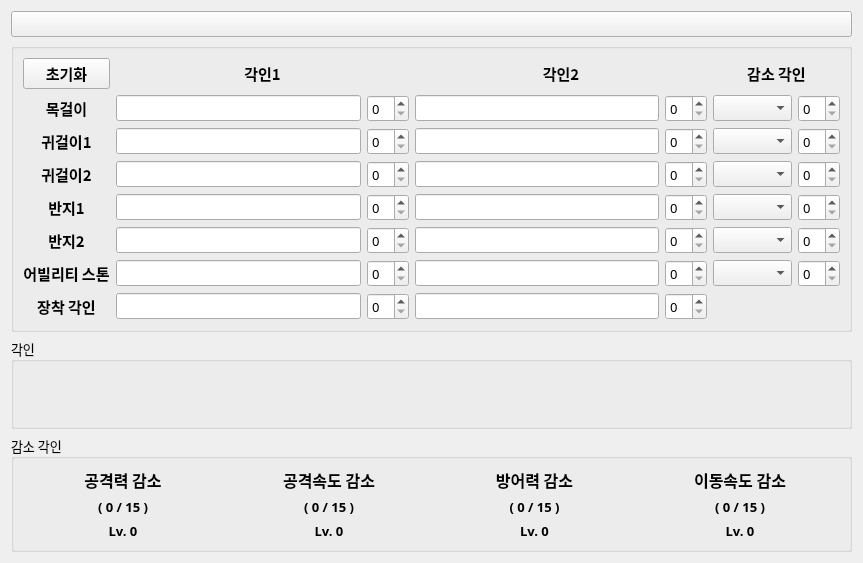
<?xml version="1.0" encoding="UTF-8"?>
<ui version="4.0">
 <class>EngraveSimulator</class>
 <widget class="QWidget" name="EngraveSimulator">
  <property name="geometry">
   <rect>
    <x>0</x>
    <y>0</y>
    <width>863</width>
    <height>563</height>
   </rect>
  </property>
  <property name="windowTitle">
   <string>Form</string>
  </property>
  <property name="autoFillBackground">
   <bool>true</bool>
  </property>
  <layout class="QVBoxLayout" name="verticalLayout">
   <item>
    <widget class="QPushButton" name="pbHome">
     <property name="enabled">
      <bool>true</bool>
     </property>
     <property name="font">
      <font>
       <family>나눔스퀘어_ac Bold</family>
       <pointsize>10</pointsize>
       <bold>true</bold>
      </font>
     </property>
     <property name="text">
      <string/>
     </property>
    </widget>
   </item>
   <item>
    <widget class="QGroupBox" name="groupBox">
     <property name="title">
      <string/>
     </property>
     <layout class="QGridLayout" name="gridLayout">
      <item row="5" column="0">
       <widget class="QLabel" name="lbRing1">
        <property name="font">
         <font>
          <family>나눔스퀘어 네오 Bold</family>
          <pointsize>11</pointsize>
          <bold>true</bold>
         </font>
        </property>
        <property name="text">
         <string>반지1</string>
        </property>
        <property name="alignment">
         <set>Qt::AlignCenter</set>
        </property>
       </widget>
      </item>
      <item row="6" column="1">
       <layout class="QHBoxLayout" name="horizontalLayout_16">
        <item>
         <widget class="QLineEdit" name="leRing3">
          <property name="font">
           <font>
            <family>나눔스퀘어 네오 Regular</family>
            <pointsize>10</pointsize>
           </font>
          </property>
          <property name="clearButtonEnabled">
           <bool>true</bool>
          </property>
         </widget>
        </item>
        <item>
         <widget class="QSpinBox" name="spbRing3">
          <property name="font">
           <font>
            <family>나눔스퀘어 네오 Regular</family>
            <pointsize>10</pointsize>
           </font>
          </property>
         </widget>
        </item>
       </layout>
      </item>
      <item row="7" column="1">
       <layout class="QHBoxLayout" name="horizontalLayout_19">
        <item>
         <widget class="QLineEdit" name="leStone1">
          <property name="font">
           <font>
            <family>나눔스퀘어 네오 Regular</family>
            <pointsize>10</pointsize>
           </font>
          </property>
          <property name="clearButtonEnabled">
           <bool>true</bool>
          </property>
         </widget>
        </item>
        <item>
         <widget class="QSpinBox" name="spbStone1">
          <property name="font">
           <font>
            <family>나눔스퀘어 네오 Regular</family>
            <pointsize>10</pointsize>
           </font>
          </property>
         </widget>
        </item>
       </layout>
      </item>
      <item row="2" column="3">
       <layout class="QHBoxLayout" name="horizontalLayout_6">
        <item>
         <widget class="QComboBox" name="cbNeckPenalty">
          <property name="font">
           <font>
            <family>나눔스퀘어 네오 Regular</family>
            <pointsize>10</pointsize>
            <bold>false</bold>
           </font>
          </property>
         </widget>
        </item>
        <item>
         <widget class="QSpinBox" name="spbNeckPenalty">
          <property name="font">
           <font>
            <family>나눔스퀘어 네오 Regular</family>
            <pointsize>10</pointsize>
           </font>
          </property>
         </widget>
        </item>
       </layout>
      </item>
      <item row="2" column="2">
       <layout class="QHBoxLayout" name="horizontalLayout_5">
        <item>
         <widget class="QLineEdit" name="leNeck2">
          <property name="font">
           <font>
            <family>나눔스퀘어 네오 Regular</family>
            <pointsize>10</pointsize>
           </font>
          </property>
          <property name="clearButtonEnabled">
           <bool>true</bool>
          </property>
         </widget>
        </item>
        <item>
         <widget class="QSpinBox" name="spbNeck2">
          <property name="font">
           <font>
            <family>나눔스퀘어 네오 Regular</family>
            <pointsize>10</pointsize>
           </font>
          </property>
         </widget>
        </item>
       </layout>
      </item>
      <item row="4" column="2">
       <layout class="QHBoxLayout" name="horizontalLayout_11">
        <item>
         <widget class="QLineEdit" name="leEar4">
          <property name="font">
           <font>
            <family>나눔스퀘어 네오 Regular</family>
            <pointsize>10</pointsize>
           </font>
          </property>
          <property name="clearButtonEnabled">
           <bool>true</bool>
          </property>
         </widget>
        </item>
        <item>
         <widget class="QSpinBox" name="spbEar4">
          <property name="font">
           <font>
            <family>나눔스퀘어 네오 Regular</family>
            <pointsize>10</pointsize>
           </font>
          </property>
         </widget>
        </item>
       </layout>
      </item>
      <item row="0" column="3">
       <widget class="QLabel" name="lbPenalty">
        <property name="font">
         <font>
          <family>나눔스퀘어 네오 Bold</family>
          <pointsize>11</pointsize>
          <bold>true</bold>
         </font>
        </property>
        <property name="text">
         <string>감소 각인</string>
        </property>
        <property name="alignment">
         <set>Qt::AlignCenter</set>
        </property>
       </widget>
      </item>
      <item row="6" column="3">
       <layout class="QHBoxLayout" name="horizontalLayout_18">
        <item>
         <widget class="QComboBox" name="cbRingPenalty2">
          <property name="font">
           <font>
            <family>나눔스퀘어 네오 Regular</family>
            <pointsize>10</pointsize>
            <bold>false</bold>
           </font>
          </property>
         </widget>
        </item>
        <item>
         <widget class="QSpinBox" name="spbRingPenalty2">
          <property name="font">
           <font>
            <family>나눔스퀘어 네오 Regular</family>
            <pointsize>10</pointsize>
           </font>
          </property>
         </widget>
        </item>
       </layout>
      </item>
      <item row="8" column="3">
       <layout class="QHBoxLayout" name="horizontalLayout_3"/>
      </item>
      <item row="2" column="0">
       <widget class="QLabel" name="lbNeck">
        <property name="font">
         <font>
          <family>나눔스퀘어 네오 Bold</family>
          <pointsize>11</pointsize>
          <bold>true</bold>
         </font>
        </property>
        <property name="text">
         <string>목걸이</string>
        </property>
        <property name="alignment">
         <set>Qt::AlignCenter</set>
        </property>
       </widget>
      </item>
      <item row="6" column="2">
       <layout class="QHBoxLayout" name="horizontalLayout_17">
        <item>
         <widget class="QLineEdit" name="leRing4">
          <property name="font">
           <font>
            <family>나눔스퀘어 네오 Regular</family>
            <pointsize>10</pointsize>
           </font>
          </property>
          <property name="clearButtonEnabled">
           <bool>true</bool>
          </property>
         </widget>
        </item>
        <item>
         <widget class="QSpinBox" name="spbRing4">
          <property name="font">
           <font>
            <family>나눔스퀘어 네오 Regular</family>
            <pointsize>10</pointsize>
           </font>
          </property>
         </widget>
        </item>
       </layout>
      </item>
      <item row="4" column="1">
       <layout class="QHBoxLayout" name="horizontalLayout_10">
        <item>
         <widget class="QLineEdit" name="leEar3">
          <property name="font">
           <font>
            <family>나눔스퀘어 네오 Regular</family>
            <pointsize>10</pointsize>
           </font>
          </property>
          <property name="clearButtonEnabled">
           <bool>true</bool>
          </property>
         </widget>
        </item>
        <item>
         <widget class="QSpinBox" name="spbEar3">
          <property name="font">
           <font>
            <family>나눔스퀘어 네오 Regular</family>
            <pointsize>10</pointsize>
           </font>
          </property>
         </widget>
        </item>
       </layout>
      </item>
      <item row="7" column="2">
       <layout class="QHBoxLayout" name="horizontalLayout_20">
        <item>
         <widget class="QLineEdit" name="leStone2">
          <property name="font">
           <font>
            <family>나눔스퀘어 네오 Regular</family>
            <pointsize>10</pointsize>
           </font>
          </property>
          <property name="clearButtonEnabled">
           <bool>true</bool>
          </property>
         </widget>
        </item>
        <item>
         <widget class="QSpinBox" name="spbStone2">
          <property name="font">
           <font>
            <family>나눔스퀘어 네오 Regular</family>
            <pointsize>10</pointsize>
           </font>
          </property>
         </widget>
        </item>
       </layout>
      </item>
      <item row="7" column="3">
       <layout class="QHBoxLayout" name="horizontalLayout_21">
        <item>
         <widget class="QComboBox" name="cbStonePenalty">
          <property name="font">
           <font>
            <family>나눔스퀘어 네오 Regular</family>
            <pointsize>10</pointsize>
            <bold>false</bold>
           </font>
          </property>
         </widget>
        </item>
        <item>
         <widget class="QSpinBox" name="spbStonePenalty">
          <property name="font">
           <font>
            <family>나눔스퀘어 네오 Regular</family>
            <pointsize>10</pointsize>
           </font>
          </property>
         </widget>
        </item>
       </layout>
      </item>
      <item row="0" column="1">
       <widget class="QLabel" name="lbEngrave1">
        <property name="font">
         <font>
          <family>나눔스퀘어 네오 Bold</family>
          <pointsize>11</pointsize>
          <bold>true</bold>
         </font>
        </property>
        <property name="text">
         <string>각인1</string>
        </property>
        <property name="alignment">
         <set>Qt::AlignCenter</set>
        </property>
       </widget>
      </item>
      <item row="3" column="3">
       <layout class="QHBoxLayout" name="horizontalLayout_9">
        <item>
         <widget class="QComboBox" name="cbEarPenalty1">
          <property name="font">
           <font>
            <family>나눔스퀘어 네오 Regular</family>
            <pointsize>10</pointsize>
            <bold>false</bold>
           </font>
          </property>
         </widget>
        </item>
        <item>
         <widget class="QSpinBox" name="spbEarPenalty1">
          <property name="font">
           <font>
            <family>나눔스퀘어 네오 Regular</family>
            <pointsize>10</pointsize>
           </font>
          </property>
         </widget>
        </item>
       </layout>
      </item>
      <item row="3" column="2">
       <layout class="QHBoxLayout" name="horizontalLayout_8">
        <item>
         <widget class="QLineEdit" name="leEar2">
          <property name="font">
           <font>
            <family>나눔스퀘어 네오 Regular</family>
            <pointsize>10</pointsize>
           </font>
          </property>
          <property name="clearButtonEnabled">
           <bool>true</bool>
          </property>
         </widget>
        </item>
        <item>
         <widget class="QSpinBox" name="spbEar2">
          <property name="font">
           <font>
            <family>나눔스퀘어 네오 Regular</family>
            <pointsize>10</pointsize>
           </font>
          </property>
         </widget>
        </item>
       </layout>
      </item>
      <item row="0" column="2">
       <widget class="QLabel" name="lbEngrave2">
        <property name="font">
         <font>
          <family>나눔스퀘어 네오 Bold</family>
          <pointsize>11</pointsize>
          <bold>true</bold>
         </font>
        </property>
        <property name="text">
         <string>각인2</string>
        </property>
        <property name="alignment">
         <set>Qt::AlignCenter</set>
        </property>
       </widget>
      </item>
      <item row="5" column="2">
       <layout class="QHBoxLayout" name="horizontalLayout_14">
        <item>
         <widget class="QLineEdit" name="leRing2">
          <property name="font">
           <font>
            <family>나눔스퀘어 네오 Regular</family>
            <pointsize>10</pointsize>
           </font>
          </property>
          <property name="clearButtonEnabled">
           <bool>true</bool>
          </property>
         </widget>
        </item>
        <item>
         <widget class="QSpinBox" name="spbRing2">
          <property name="font">
           <font>
            <family>나눔스퀘어 네오 Regular</family>
            <pointsize>10</pointsize>
           </font>
          </property>
         </widget>
        </item>
       </layout>
      </item>
      <item row="4" column="3">
       <layout class="QHBoxLayout" name="horizontalLayout_12">
        <item>
         <widget class="QComboBox" name="cbEarPenalty2">
          <property name="font">
           <font>
            <family>나눔스퀘어 네오 Regular</family>
            <pointsize>10</pointsize>
            <bold>false</bold>
           </font>
          </property>
         </widget>
        </item>
        <item>
         <widget class="QSpinBox" name="spbEarPenalty2">
          <property name="font">
           <font>
            <family>나눔스퀘어 네오 Regular</family>
            <pointsize>10</pointsize>
           </font>
          </property>
         </widget>
        </item>
       </layout>
      </item>
      <item row="5" column="3">
       <layout class="QHBoxLayout" name="horizontalLayout_15">
        <item>
         <widget class="QComboBox" name="cbRingPenalty1">
          <property name="font">
           <font>
            <family>나눔스퀘어 네오 Regular</family>
            <pointsize>10</pointsize>
            <bold>false</bold>
           </font>
          </property>
         </widget>
        </item>
        <item>
         <widget class="QSpinBox" name="spbRingPenalty1">
          <property name="font">
           <font>
            <family>나눔스퀘어 네오 Regular</family>
            <pointsize>10</pointsize>
           </font>
          </property>
         </widget>
        </item>
       </layout>
      </item>
      <item row="8" column="2">
       <layout class="QHBoxLayout" name="horizontalLayout_2">
        <item>
         <widget class="QLineEdit" name="leEquip2">
          <property name="font">
           <font>
            <family>나눔스퀘어 네오 Regular</family>
            <pointsize>10</pointsize>
           </font>
          </property>
          <property name="clearButtonEnabled">
           <bool>true</bool>
          </property>
         </widget>
        </item>
        <item>
         <widget class="QSpinBox" name="spbEquip2">
          <property name="font">
           <font>
            <family>나눔스퀘어 네오 Regular</family>
            <pointsize>10</pointsize>
           </font>
          </property>
         </widget>
        </item>
       </layout>
      </item>
      <item row="7" column="0">
       <widget class="QLabel" name="lbStone">
        <property name="font">
         <font>
          <family>나눔스퀘어 네오 Bold</family>
          <pointsize>11</pointsize>
          <bold>true</bold>
         </font>
        </property>
        <property name="text">
         <string>어빌리티 스톤</string>
        </property>
        <property name="alignment">
         <set>Qt::AlignCenter</set>
        </property>
       </widget>
      </item>
      <item row="4" column="0">
       <widget class="QLabel" name="lbEar2">
        <property name="font">
         <font>
          <family>나눔스퀘어 네오 Bold</family>
          <pointsize>11</pointsize>
          <bold>true</bold>
         </font>
        </property>
        <property name="text">
         <string>귀걸이2</string>
        </property>
        <property name="alignment">
         <set>Qt::AlignCenter</set>
        </property>
       </widget>
      </item>
      <item row="8" column="0">
       <widget class="QLabel" name="lbEquip">
        <property name="font">
         <font>
          <family>나눔스퀘어 네오 Bold</family>
          <pointsize>11</pointsize>
          <bold>true</bold>
         </font>
        </property>
        <property name="text">
         <string>장착 각인</string>
        </property>
        <property name="alignment">
         <set>Qt::AlignCenter</set>
        </property>
       </widget>
      </item>
      <item row="3" column="0">
       <widget class="QLabel" name="lbEar1">
        <property name="font">
         <font>
          <family>나눔스퀘어 네오 Bold</family>
          <pointsize>11</pointsize>
          <bold>true</bold>
         </font>
        </property>
        <property name="text">
         <string>귀걸이1</string>
        </property>
        <property name="alignment">
         <set>Qt::AlignCenter</set>
        </property>
       </widget>
      </item>
      <item row="5" column="1">
       <layout class="QHBoxLayout" name="horizontalLayout_13">
        <item>
         <widget class="QLineEdit" name="leRing1">
          <property name="font">
           <font>
            <family>나눔스퀘어 네오 Regular</family>
            <pointsize>10</pointsize>
           </font>
          </property>
          <property name="clearButtonEnabled">
           <bool>true</bool>
          </property>
         </widget>
        </item>
        <item>
         <widget class="QSpinBox" name="spbRing1">
          <property name="font">
           <font>
            <family>나눔스퀘어 네오 Regular</family>
            <pointsize>10</pointsize>
           </font>
          </property>
         </widget>
        </item>
       </layout>
      </item>
      <item row="6" column="0">
       <widget class="QLabel" name="lbRing2">
        <property name="font">
         <font>
          <family>나눔스퀘어 네오 Bold</family>
          <pointsize>11</pointsize>
          <bold>true</bold>
         </font>
        </property>
        <property name="text">
         <string>반지2</string>
        </property>
        <property name="alignment">
         <set>Qt::AlignCenter</set>
        </property>
       </widget>
      </item>
      <item row="0" column="0">
       <widget class="QPushButton" name="pbClearAll">
        <property name="font">
         <font>
          <family>나눔스퀘어 네오 Bold</family>
          <pointsize>11</pointsize>
          <bold>true</bold>
         </font>
        </property>
        <property name="text">
         <string>초기화</string>
        </property>
       </widget>
      </item>
      <item row="8" column="1">
       <layout class="QHBoxLayout" name="horizontalLayout">
        <item>
         <widget class="QLineEdit" name="leEquip1">
          <property name="font">
           <font>
            <family>나눔스퀘어 네오 Regular</family>
            <pointsize>10</pointsize>
           </font>
          </property>
          <property name="clearButtonEnabled">
           <bool>true</bool>
          </property>
         </widget>
        </item>
        <item>
         <widget class="QSpinBox" name="spbEquip1">
          <property name="font">
           <font>
            <family>나눔스퀘어 네오 Regular</family>
            <pointsize>10</pointsize>
           </font>
          </property>
         </widget>
        </item>
       </layout>
      </item>
      <item row="3" column="1">
       <layout class="QHBoxLayout" name="horizontalLayout_7">
        <item>
         <widget class="QLineEdit" name="leEar1">
          <property name="font">
           <font>
            <family>나눔스퀘어 네오 Regular</family>
            <pointsize>10</pointsize>
           </font>
          </property>
          <property name="clearButtonEnabled">
           <bool>true</bool>
          </property>
         </widget>
        </item>
        <item>
         <widget class="QSpinBox" name="spbEar1">
          <property name="font">
           <font>
            <family>나눔스퀘어 네오 Regular</family>
            <pointsize>10</pointsize>
           </font>
          </property>
         </widget>
        </item>
       </layout>
      </item>
      <item row="2" column="1">
       <layout class="QHBoxLayout" name="horizontalLayout_4">
        <item>
         <widget class="QLineEdit" name="leNeck1">
          <property name="font">
           <font>
            <family>나눔스퀘어 네오 Regular</family>
            <pointsize>10</pointsize>
           </font>
          </property>
          <property name="clearButtonEnabled">
           <bool>true</bool>
          </property>
         </widget>
        </item>
        <item>
         <widget class="QSpinBox" name="spbNeck1">
          <property name="font">
           <font>
            <family>나눔스퀘어 네오 Regular</family>
            <pointsize>10</pointsize>
           </font>
          </property>
         </widget>
        </item>
       </layout>
      </item>
     </layout>
    </widget>
   </item>
   <item>
    <widget class="QGroupBox" name="groupEngrave">
     <property name="font">
      <font>
       <family>나눔스퀘어 네오 Regular</family>
       <pointsize>10</pointsize>
      </font>
     </property>
     <property name="title">
      <string>각인</string>
     </property>
    </widget>
   </item>
   <item>
    <widget class="QGroupBox" name="groupPenalty">
     <property name="font">
      <font>
       <family>나눔스퀘어 네오 Regular</family>
       <pointsize>10</pointsize>
      </font>
     </property>
     <property name="title">
      <string>감소 각인</string>
     </property>
     <layout class="QHBoxLayout" name="horizontalLayout_22">
      <item>
       <layout class="QVBoxLayout" name="verticalLayout_2">
        <item>
         <widget class="QLabel" name="lbNameAtt">
          <property name="font">
           <font>
            <family>나눔스퀘어 네오 Bold</family>
            <pointsize>12</pointsize>
            <bold>true</bold>
           </font>
          </property>
          <property name="text">
           <string>공격력 감소</string>
          </property>
          <property name="alignment">
           <set>Qt::AlignCenter</set>
          </property>
         </widget>
        </item>
        <item>
         <widget class="QLabel" name="lbValueAtt">
          <property name="font">
           <font>
            <family>나눔스퀘어 네오 Bold</family>
            <pointsize>10</pointsize>
            <bold>true</bold>
           </font>
          </property>
          <property name="text">
           <string>( 0 / 15 )</string>
          </property>
          <property name="alignment">
           <set>Qt::AlignCenter</set>
          </property>
         </widget>
        </item>
        <item>
         <widget class="QLabel" name="lbLvAtt">
          <property name="font">
           <font>
            <family>나눔스퀘어 네오 Bold</family>
            <pointsize>10</pointsize>
            <bold>true</bold>
           </font>
          </property>
          <property name="text">
           <string>Lv. 0</string>
          </property>
          <property name="alignment">
           <set>Qt::AlignCenter</set>
          </property>
         </widget>
        </item>
       </layout>
      </item>
      <item>
       <layout class="QVBoxLayout" name="verticalLayout_3">
        <item>
         <widget class="QLabel" name="lbNameAttSpd">
          <property name="font">
           <font>
            <family>나눔스퀘어 네오 Bold</family>
            <pointsize>12</pointsize>
            <bold>true</bold>
           </font>
          </property>
          <property name="text">
           <string>공격속도 감소</string>
          </property>
          <property name="alignment">
           <set>Qt::AlignCenter</set>
          </property>
         </widget>
        </item>
        <item>
         <widget class="QLabel" name="lbValueAttSpd">
          <property name="font">
           <font>
            <family>나눔스퀘어 네오 Bold</family>
            <pointsize>10</pointsize>
            <bold>true</bold>
           </font>
          </property>
          <property name="text">
           <string>( 0 / 15 )</string>
          </property>
          <property name="alignment">
           <set>Qt::AlignCenter</set>
          </property>
         </widget>
        </item>
        <item>
         <widget class="QLabel" name="lbLvAttSpd">
          <property name="font">
           <font>
            <family>나눔스퀘어 네오 Bold</family>
            <pointsize>10</pointsize>
            <bold>true</bold>
           </font>
          </property>
          <property name="text">
           <string>Lv. 0</string>
          </property>
          <property name="alignment">
           <set>Qt::AlignCenter</set>
          </property>
         </widget>
        </item>
       </layout>
      </item>
      <item>
       <layout class="QVBoxLayout" name="verticalLayout_4">
        <item>
         <widget class="QLabel" name="lbNameDef">
          <property name="font">
           <font>
            <family>나눔스퀘어 네오 Bold</family>
            <pointsize>12</pointsize>
            <bold>true</bold>
           </font>
          </property>
          <property name="text">
           <string>방어력 감소</string>
          </property>
          <property name="alignment">
           <set>Qt::AlignCenter</set>
          </property>
         </widget>
        </item>
        <item>
         <widget class="QLabel" name="lbValueDef">
          <property name="font">
           <font>
            <family>나눔스퀘어 네오 Bold</family>
            <pointsize>10</pointsize>
            <bold>true</bold>
           </font>
          </property>
          <property name="text">
           <string>( 0 / 15 )</string>
          </property>
          <property name="alignment">
           <set>Qt::AlignCenter</set>
          </property>
         </widget>
        </item>
        <item>
         <widget class="QLabel" name="lbLvDef">
          <property name="font">
           <font>
            <family>나눔스퀘어 네오 Bold</family>
            <pointsize>10</pointsize>
            <bold>true</bold>
           </font>
          </property>
          <property name="text">
           <string>Lv. 0</string>
          </property>
          <property name="alignment">
           <set>Qt::AlignCenter</set>
          </property>
         </widget>
        </item>
       </layout>
      </item>
      <item>
       <layout class="QVBoxLayout" name="verticalLayout_5">
        <item>
         <widget class="QLabel" name="lbNameSpd">
          <property name="font">
           <font>
            <family>나눔스퀘어 네오 Bold</family>
            <pointsize>12</pointsize>
            <bold>true</bold>
           </font>
          </property>
          <property name="text">
           <string>이동속도 감소</string>
          </property>
          <property name="alignment">
           <set>Qt::AlignCenter</set>
          </property>
         </widget>
        </item>
        <item>
         <widget class="QLabel" name="lbValueSpd">
          <property name="font">
           <font>
            <family>나눔스퀘어 네오 Bold</family>
            <pointsize>10</pointsize>
            <bold>true</bold>
           </font>
          </property>
          <property name="text">
           <string>( 0 / 15 )</string>
          </property>
          <property name="alignment">
           <set>Qt::AlignCenter</set>
          </property>
         </widget>
        </item>
        <item>
         <widget class="QLabel" name="lbLvSpd">
          <property name="font">
           <font>
            <family>나눔스퀘어 네오 Bold</family>
            <pointsize>10</pointsize>
            <bold>true</bold>
           </font>
          </property>
          <property name="text">
           <string>Lv. 0</string>
          </property>
          <property name="alignment">
           <set>Qt::AlignCenter</set>
          </property>
         </widget>
        </item>
       </layout>
      </item>
     </layout>
    </widget>
   </item>
  </layout>
 </widget>
 <tabstops>
  <tabstop>leNeck1</tabstop>
  <tabstop>spbNeck1</tabstop>
  <tabstop>leNeck2</tabstop>
  <tabstop>spbNeck2</tabstop>
  <tabstop>cbNeckPenalty</tabstop>
  <tabstop>spbNeckPenalty</tabstop>
  <tabstop>leEar1</tabstop>
  <tabstop>spbEar1</tabstop>
  <tabstop>leEar2</tabstop>
  <tabstop>spbEar2</tabstop>
  <tabstop>cbEarPenalty1</tabstop>
  <tabstop>spbEarPenalty1</tabstop>
  <tabstop>leEar3</tabstop>
  <tabstop>spbEar3</tabstop>
  <tabstop>leEar4</tabstop>
  <tabstop>spbEar4</tabstop>
  <tabstop>cbEarPenalty2</tabstop>
  <tabstop>spbEarPenalty2</tabstop>
  <tabstop>leRing1</tabstop>
  <tabstop>spbRing1</tabstop>
  <tabstop>leRing2</tabstop>
  <tabstop>spbRing2</tabstop>
  <tabstop>cbRingPenalty1</tabstop>
  <tabstop>spbRingPenalty1</tabstop>
  <tabstop>leRing3</tabstop>
  <tabstop>spbRing3</tabstop>
  <tabstop>leRing4</tabstop>
  <tabstop>spbRing4</tabstop>
  <tabstop>cbRingPenalty2</tabstop>
  <tabstop>spbRingPenalty2</tabstop>
  <tabstop>leStone1</tabstop>
  <tabstop>spbStone1</tabstop>
  <tabstop>leStone2</tabstop>
  <tabstop>spbStone2</tabstop>
  <tabstop>cbStonePenalty</tabstop>
  <tabstop>spbStonePenalty</tabstop>
  <tabstop>leEquip1</tabstop>
  <tabstop>spbEquip1</tabstop>
  <tabstop>leEquip2</tabstop>
  <tabstop>spbEquip2</tabstop>
  <tabstop>pbClearAll</tabstop>
  <tabstop>pbHome</tabstop>
 </tabstops>
 <resources/>
 <connections/>
</ui>
